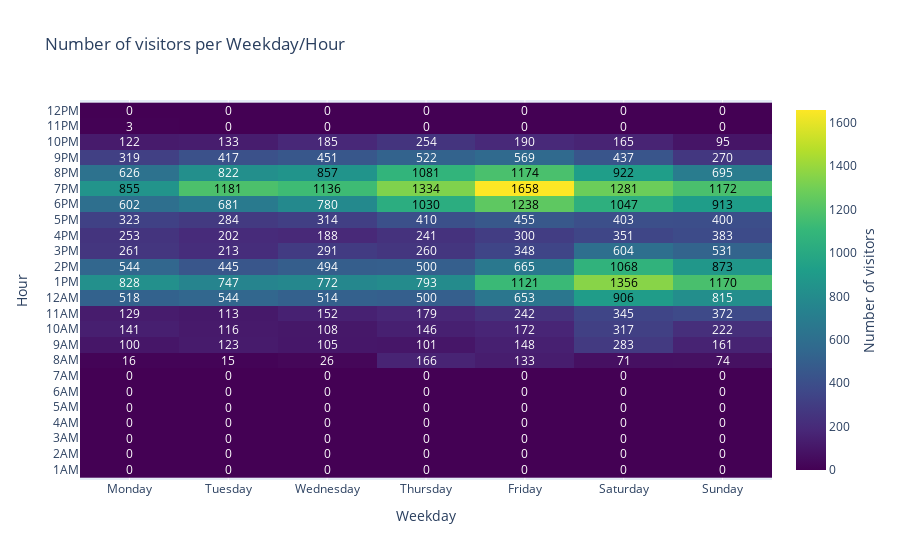

Notebook code cell kept with this figure:
### Code cell
visitors_array=np.array([[ 0, 0, 0, 0, 0, 0, 0],
[ 0, 0, 0, 0, 0, 0, 0],
[ 0, 0, 0, 0, 0, 0, 0],
[ 0, 0, 0, 0, 0, 0, 0],
[ 0, 0, 0, 0, 0, 0, 0],
[ 0, 0, 0, 0, 0, 0, 0],
[ 0, 0, 0, 0, 0, 0, 0],
[ 16, 15, 26, 166, 133, 71, 74],
[ 100, 123, 105, 101, 148, 283, 161],
[ 141, 116, 108, 146, 172, 317, 222],
[ 129, 113, 152, 179, 242, 345, 372],
[ 518, 544, 514, 500, 653, 906, 815],
[ 828, 747, 772, 793, 1121, 1356, 1170],
[ 544, 445, 494, 500, 665, 1068, 873],
[ 261, 213, 291, 260, 348, 604, 531],
[ 253, 202, 188, 241, 300, 351, 383],
[ 323, 284, 314, 410, 455, 403, 400],
[ 602, 681, 780, 1030, 1238, 1047, 913],
[ 855, 1181, 1136, 1334, 1658, 1281, 1172],
[ 626, 822, 857, 1081, 1174, 922, 695],
[ 319, 417, 451, 522, 569, 437, 270],
[ 122, 133, 185, 254, 190, 165, 95],
[ 3, 0, 0, 0, 0, 0, 0],
[ 0, 0, 0, 0, 0, 0, 0]], dtype=np.int16)

#display(nparray)
Weekdays_list = ['Monday', 'Tuesday', 'Wednesday', 'Thursday', 'Friday', 'Saturday', 'Sunday'] # Order may be different
Hours_list = ['{:d}AM'.format(i+1) for i in range(12)] + ['{:d}PM'.format(i+1) for i in range(12)]

layout_heatmap = go.Layout(
    title=('Number of visitors per Weekday/Hour'),
    xaxis=dict(title='Weekday'), 
    yaxis=dict(title='Hour', dtick=1)
)

ff_fig = ff.create_annotated_heatmap(x= Weekdays_list, y=Hours_list, z=visitors_array, showscale = True, colorscale='Viridis')
fig  = go.FigureWidget(ff_fig)
fig.layout=layout_heatmap
fig.layout.annotations = ff_fig.layout.annotations
fig.data[0].colorbar = dict(title='Number of visitors', titleside = 'right')
fig.show()

### Figure 1 — Plotly figure (JSON) as saved in the notebook; plotly's stock layout.template omitted (floating-point values rounded to 4 significant figures; data arrays with more than 128 entries replaced by an {"elided": "..."} marker saying what was removed)
{"data": [{"colorbar": {"title": {"side": "right", "text": "Number of visitors"}}, "colorscale": [[0, "#440154"], [0.1111, "#482878"], [0.2222, "#3e4989"], [0.3333, "#31688e"], [0.4444, "#26828e"], [0.5556, "#1f9e89"], [0.6667, "#35b779"], [0.7778, "#6ece58"], [0.8889, "#b5de2b"], [1, "#fde725"]], "reversescale": false, "showscale": true, "type": "heatmap", "uid": "7d85c5c3-24a0-4321-a172-ef0255e4cdab", "x": ["Monday", "Tuesday", "Wednesday", "Thursday", "Friday", "Saturday", "Sunday"], "y": ["1AM", "2AM", "3AM", "4AM", "5AM", "6AM", "7AM", "8AM", "9AM", "10AM", "11AM", "12AM", "1PM", "2PM", "3PM", "4PM", "5PM", "6PM", "7PM", "8PM", "9PM", "10PM", "11PM", "12PM"], "z": {"elided": "24x7 int values"}}], "layout": {"annotations": [{"font": {"color": "#FFFFFF"}, "showarrow": false, "text": "0", "x": "Monday", "xref": "x", "y": "1AM", "yref": "y"}, {"font": {"color": "#FFFFFF"}, "showarrow": false, "text": "0", "x": "Tuesday", "xref": "x", "y": "1AM", "yref": "y"}, {"font": {"color": "#FFFFFF"}, "showarrow": false, "text": "0", "x": "Wednesday", "xref": "x", "y": "1AM", "yref": "y"}, {"font": {"color": "#FFFFFF"}, "showarrow": false, "text": "0", "x": "Thursday", "xref": "x", "y": "1AM", "yref": "y"}, {"font": {"color": "#FFFFFF"}, "showarrow": false, "text": "0", "x": "Friday", "xref": "x", "y": "1AM", "yref": "y"}, {"font": {"color": "#FFFFFF"}, "showarrow": false, "text": "0", "x": "Saturday", "xref": "x", "y": "1AM", "yref": "y"}, {"font": {"color": "#FFFFFF"}, "showarrow": false, "text": "0", "x": "Sunday", "xref": "x", "y": "1AM", "yref": "y"}, {"font": {"color": "#FFFFFF"}, "showarrow": false, "text": "0", "x": "Monday", "xref": "x", "y": "2AM", "yref": "y"}, {"font": {"color": "#FFFFFF"}, "showarrow": false, "text": "0", "x": "Tuesday", "xref": "x", "y": "2AM", "yref": "y"}, {"font": {"color": "#FFFFFF"}, "showarrow": false, "text": "0", "x": "Wednesday", "xref": "x", "y": "2AM", "yref": "y"}, {"font": {"color": "#FFFFFF"}, "showarrow": false, "text": "0", "x": "Thursday", "xref": "x", "y": "2AM", "yref": "y"}, {"font": {"color": "#FFFFFF"}, "showarrow": false, "text": "0", "x": "Friday", "xref": "x", "y": "2AM", "yref": "y"}, {"font": {"color": "#FFFFFF"}, "showarrow": false, "text": "0", "x": "Saturday", "xref": "x", "y": "2AM", "yref": "y"}, {"font": {"color": "#FFFFFF"}, "showarrow": false, "text": "0", "x": "Sunday", "xref": "x", "y": "2AM", "yref": "y"}, {"font": {"color": "#FFFFFF"}, "showarrow": false, "text": "0", "x": "Monday", "xref": "x", "y": "3AM", "yref": "y"}, {"font": {"color": "#FFFFFF"}, "showarrow": false, "text": "0", "x": "Tuesday", "xref": "x", "y": "3AM", "yref": "y"}, {"font": {"color": "#FFFFFF"}, "showarrow": false, "text": "0", "x": "Wednesday", "xref": "x", "y": "3AM", "yref": "y"}, {"font": {"color": "#FFFFFF"}, "showarrow": false, "text": "0", "x": "Thursday", "xref": "x", "y": "3AM", "yref": "y"}, {"font": {"color": "#FFFFFF"}, "showarrow": false, "text": "0", "x": "Friday", "xref": "x", "y": "3AM", "yref": "y"}, {"font": {"color": "#FFFFFF"}, "showarrow": false, "text": "0", "x": "Saturday", "xref": "x", "y": "3AM", "yref": "y"}, {"font": {"color": "#FFFFFF"}, "showarrow": false, "text": "0", "x": "Sunday", "xref": "x", "y": "3AM", "yref": "y"}, {"font": {"color": "#FFFFFF"}, "showarrow": false, "text": "0", "x": "Monday", "xref": "x", "y": "4AM", "yref": "y"}, {"font": {"color": "#FFFFFF"}, "showarrow": false, "text": "0", "x": "Tuesday", "xref": "x", "y": "4AM", "yref": "y"}, {"font": {"color": "#FFFFFF"}, "showarrow": false, "text": "0", "x": "Wednesday", "xref": "x", "y": "4AM", "yref": "y"}, {"font": {"color": "#FFFFFF"}, "showarrow": false, "text": "0", "x": "Thursday", "xref": "x", "y": "4AM", "yref": "y"}, {"font": {"color": "#FFFFFF"}, "showarrow": false, "text": "0", "x": "Friday", "xref": "x", "y": "4AM", "yref": "y"}, {"font": {"color": "#FFFFFF"}, "showarrow": false, "text": "0", "x": "Saturday", "xref": "x", "y": "4AM", "yref": "y"}, {"font": {"color": "#FFFFFF"}, "showarrow": false, "text": "0", "x": "Sunday", "xref": "x", "y": "4AM", "yref": "y"}, {"font": {"color": "#FFFFFF"}, "showarrow": false, "text": "0", "x": "Monday", "xref": "x", "y": "5AM", "yref": "y"}, {"font": {"color": "#FFFFFF"}, "showarrow": false, "text": "0", "x": "Tuesday", "xref": "x", "y": "5AM", "yref": "y"}, {"font": {"color": "#FFFFFF"}, "showarrow": false, "text": "0", "x": "Wednesday", "xref": "x", "y": "5AM", "yref": "y"}, {"font": {"color": "#FFFFFF"}, "showarrow": false, "text": "0", "x": "Thursday", "xref": "x", "y": "5AM", "yref": "y"}, {"font": {"color": "#FFFFFF"}, "showarrow": false, "text": "0", "x": "Friday", "xref": "x", "y": "5AM", "yref": "y"}, {"font": {"color": "#FFFFFF"}, "showarrow": false, "text": "0", "x": "Saturday", "xref": "x", "y": "5AM", "yref": "y"}, {"font": {"color": "#FFFFFF"}, "showarrow": false, "text": "0", "x": "Sunday", "xref": "x", "y": "5AM", "yref": "y"}, {"font": {"color": "#FFFFFF"}, "showarrow": false, "text": "0", "x": "Monday", "xref": "x", "y": "6AM", "yref": "y"}, {"font": {"color": "#FFFFFF"}, "showarrow": false, "text": "0", "x": "Tuesday", "xref": "x", "y": "6AM", "yref": "y"}, {"font": {"color": "#FFFFFF"}, "showarrow": false, "text": "0", "x": "Wednesday", "xref": "x", "y": "6AM", "yref": "y"}, {"font": {"color": "#FFFFFF"}, "showarrow": false, "text": "0", "x": "Thursday", "xref": "x", "y": "6AM", "yref": "y"}, {"font": {"color": "#FFFFFF"}, "showarrow": false, "text": "0", "x": "Friday", "xref": "x", "y": "6AM", "yref": "y"}, {"font": {"color": "#FFFFFF"}, "showarrow": false, "text": "0", "x": "Saturday", "xref": "x", "y": "6AM", "yref": "y"}, {"font": {"color": "#FFFFFF"}, "showarrow": false, "text": "0", "x": "Sunday", "xref": "x", "y": "6AM", "yref": "y"}, {"font": {"color": "#FFFFFF"}, "showarrow": false, "text": "0", "x": "Monday", "xref": "x", "y": "7AM", "yref": "y"}, {"font": {"color": "#FFFFFF"}, "showarrow": false, "text": "0", "x": "Tuesday", "xref": "x", "y": "7AM", "yref": "y"}, {"font": {"color": "#FFFFFF"}, "showarrow": false, "text": "0", "x": "Wednesday", "xref": "x", "y": "7AM", "yref": "y"}, {"font": {"color": "#FFFFFF"}, "showarrow": false, "text": "0", "x": "Thursday", "xref": "x", "y": "7AM", "yref": "y"}, {"font": {"color": "#FFFFFF"}, "showarrow": false, "text": "0", "x": "Friday", "xref": "x", "y": "7AM", "yref": "y"}, {"font": {"color": "#FFFFFF"}, "showarrow": false, "text": "0", "x": "Saturday", "xref": "x", "y": "7AM", "yref": "y"}, {"font": {"color": "#FFFFFF"}, "showarrow": false, "text": "0", "x": "Sunday", "xref": "x", "y": "7AM", "yref": "y"}, {"font": {"color": "#FFFFFF"}, "showarrow": false, "text": "16", "x": "Monday", "xref": "x", "y": "8AM", "yref": "y"}, {"font": {"color": "#FFFFFF"}, "showarrow": false, "text": "15", "x": "Tuesday", "xref": "x", "y": "8AM", "yref": "y"}, {"font": {"color": "#FFFFFF"}, "showarrow": false, "text": "26", "x": "Wednesday", "xref": "x", "y": "8AM", "yref": "y"}, {"font": {"color": "#FFFFFF"}, "showarrow": false, "text": "166", "x": "Thursday", "xref": "x", "y": "8AM", "yref": "y"}, {"font": {"color": "#FFFFFF"}, "showarrow": false, "text": "133", "x": "Friday", "xref": "x", "y": "8AM", "yref": "y"}, {"font": {"color": "#FFFFFF"}, "showarrow": false, "text": "71", "x": "Saturday", "xref": "x", "y": "8AM", "yref": "y"}, {"font": {"color": "#FFFFFF"}, "showarrow": false, "text": "74", "x": "Sunday", "xref": "x", "y": "8AM", "yref": "y"}, {"font": {"color": "#FFFFFF"}, "showarrow": false, "text": "100", "x": "Monday", "xref": "x", "y": "9AM", "yref": "y"}, {"font": {"color": "#FFFFFF"}, "showarrow": false, "text": "123", "x": "Tuesday", "xref": "x", "y": "9AM", "yref": "y"}, {"font": {"color": "#FFFFFF"}, "showarrow": false, "text": "105", "x": "Wednesday", "xref": "x", "y": "9AM", "yref": "y"}, {"font": {"color": "#FFFFFF"}, "showarrow": false, "text": "101", "x": "Thursday", "xref": "x", "y": "9AM", "yref": "y"}, {"font": {"color": "#FFFFFF"}, "showarrow": false, "text": "148", "x": "Friday", "xref": "x", "y": "9AM", "yref": "y"}, {"font": {"color": "#FFFFFF"}, "showarrow": false, "text": "283", "x": "Saturday", "xref": "x", "y": "9AM", "yref": "y"}, {"font": {"color": "#FFFFFF"}, "showarrow": false, "text": "161", "x": "Sunday", "xref": "x", "y": "9AM", "yref": "y"}, {"font": {"color": "#FFFFFF"}, "showarrow": false, "text": "141", "x": "Monday", "xref": "x", "y": "10AM", "yref": "y"}, {"font": {"color": "#FFFFFF"}, "showarrow": false, "text": "116", "x": "Tuesday", "xref": "x", "y": "10AM", "yref": "y"}, {"font": {"color": "#FFFFFF"}, "showarrow": false, "text": "108", "x": "Wednesday", "xref": "x", "y": "10AM", "yref": "y"}, {"font": {"color": "#FFFFFF"}, "showarrow": false, "text": "146", "x": "Thursday", "xref": "x", "y": "10AM", "yref": "y"}, {"font": {"color": "#FFFFFF"}, "showarrow": false, "text": "172", "x": "Friday", "xref": "x", "y": "10AM", "yref": "y"}, {"font": {"color": "#FFFFFF"}, "showarrow": false, "text": "317", "x": "Saturday", "xref": "x", "y": "10AM", "yref": "y"}, {"font": {"color": "#FFFFFF"}, "showarrow": false, "text": "222", "x": "Sunday", "xref": "x", "y": "10AM", "yref": "y"}, {"font": {"color": "#FFFFFF"}, "showarrow": false, "text": "129", "x": "Monday", "xref": "x", "y": "11AM", "yref": "y"}, {"font": {"color": "#FFFFFF"}, "showarrow": false, "text": "113", "x": "Tuesday", "xref": "x", "y": "11AM", "yref": "y"}, {"font": {"color": "#FFFFFF"}, "showarrow": false, "text": "152", "x": "Wednesday", "xref": "x", "y": "11AM", "yref": "y"}, {"font": {"color": "#FFFFFF"}, "showarrow": false, "text": "179", "x": "Thursday", "xref": "x", "y": "11AM", "yref": "y"}, {"font": {"color": "#FFFFFF"}, "showarrow": false, "text": "242", "x": "Friday", "xref": "x", "y": "11AM", "yref": "y"}, {"font": {"color": "#FFFFFF"}, "showarrow": false, "text": "345", "x": "Saturday", "xref": "x", "y": "11AM", "yref": "y"}, {"font": {"color": "#FFFFFF"}, "showarrow": false, "text": "372", "x": "Sunday", "xref": "x", "y": "11AM", "yref": "y"}, {"font": {"color": "#FFFFFF"}, "showarrow": false, "text": "518", "x": "Monday", "xref": "x", "y": "12AM", "yref": "y"}, {"font": {"color": "#FFFFFF"}, "showarrow": false, "text": "544", "x": "Tuesday", "xref": "x", "y": "12AM", "yref": "y"}, {"font": {"color": "#FFFFFF"}, "showarrow": false, "text": "514", "x": "Wednesday", "xref": "x", "y": "12AM", "yref": "y"}, {"font": {"color": "#FFFFFF"}, "showarrow": false, "text": "500", "x": "Thursday", "xref": "x", "y": "12AM", "yref": "y"}, {"font": {"color": "#FFFFFF"}, "showarrow": false, "text": "653", "x": "Friday", "xref": "x", "y": "12AM", "yref": "y"}, {"font": {"color": "#000000"}, "showarrow": false, "text": "906", "x": "Saturday", "xref": "x", "y": "12AM", "yref": "y"}, {"font": {"color": "#FFFFFF"}, "showarrow": false, "text": "815", "x": "Sunday", "xref": "x", "y": "12AM", "yref": "y"}, {"font": {"color": "#FFFFFF"}, "showarrow": false, "text": "828", "x": "Monday", "xref": "x", "y": "1PM", "yref": "y"}, {"font": {"color": "#FFFFFF"}, "showarrow": false, "text": "747", "x": "Tuesday", "xref": "x", "y": "1PM", "yref": "y"}, {"font": {"color": "#FFFFFF"}, "showarrow": false, "text": "772", "x": "Wednesday", "xref": "x", "y": "1PM", "yref": "y"}, {"font": {"color": "#FFFFFF"}, "showarrow": false, "text": "793", "x": "Thursday", "xref": "x", "y": "1PM", "yref": "y"}, {"font": {"color": "#000000"}, "showarrow": false, "text": "1121", "x": "Friday", "xref": "x", "y": "1PM", "yref": "y"}, {"font": {"color": "#000000"}, "showarrow": false, "text": "1356", "x": "Saturday", "xref": "x", "y": "1PM", "yref": "y"}, {"font": {"color": "#000000"}, "showarrow": false, "text": "1170", "x": "Sunday", "xref": "x", "y": "1PM", "yref": "y"}, {"font": {"color": "#FFFFFF"}, "showarrow": false, "text": "544", "x": "Monday", "xref": "x", "y": "2PM", "yref": "y"}, {"font": {"color": "#FFFFFF"}, "showarrow": false, "text": "445", "x": "Tuesday", "xref": "x", "y": "2PM", "yref": "y"}, {"font": {"color": "#FFFFFF"}, "showarrow": false, "text": "494", "x": "Wednesday", "xref": "x", "y": "2PM", "yref": "y"}, {"font": {"color": "#FFFFFF"}, "showarrow": false, "text": "500", "x": "Thursday", "xref": "x", "y": "2PM", "yref": "y"}, {"font": {"color": "#FFFFFF"}, "showarrow": false, "text": "665", "x": "Friday", "xref": "x", "y": "2PM", "yref": "y"}, {"font": {"color": "#000000"}, "showarrow": false, "text": "1068", "x": "Saturday", "xref": "x", "y": "2PM", "yref": "y"}, {"font": {"color": "#000000"}, "showarrow": false, "text": "873", "x": "Sunday", "xref": "x", "y": "2PM", "yref": "y"}, {"font": {"color": "#FFFFFF"}, "showarrow": false, "text": "261", "x": "Monday", "xref": "x", "y": "3PM", "yref": "y"}, {"font": {"color": "#FFFFFF"}, "showarrow": false, "text": "213", "x": "Tuesday", "xref": "x", "y": "3PM", "yref": "y"}, {"font": {"color": "#FFFFFF"}, "showarrow": false, "text": "291", "x": "Wednesday", "xref": "x", "y": "3PM", "yref": "y"}, {"font": {"color": "#FFFFFF"}, "showarrow": false, "text": "260", "x": "Thursday", "xref": "x", "y": "3PM", "yref": "y"}, {"font": {"color": "#FFFFFF"}, "showarrow": false, "text": "348", "x": "Friday", "xref": "x", "y": "3PM", "yref": "y"}, {"font": {"color": "#FFFFFF"}, "showarrow": false, "text": "604", "x": "Saturday", "xref": "x", "y": "3PM", "yref": "y"}, {"font": {"color": "#FFFFFF"}, "showarrow": false, "text": "531", "x": "Sunday", "xref": "x", "y": "3PM", "yref": "y"}, {"font": {"color": "#FFFFFF"}, "showarrow": false, "text": "253", "x": "Monday", "xref": "x", "y": "4PM", "yref": "y"}, {"font": {"color": "#FFFFFF"}, "showarrow": false, "text": "202", "x": "Tuesday", "xref": "x", "y": "4PM", "yref": "y"}, {"font": {"color": "#FFFFFF"}, "showarrow": false, "text": "188", "x": "Wednesday", "xref": "x", "y": "4PM", "yref": "y"}, {"font": {"color": "#FFFFFF"}, "showarrow": false, "text": "241", "x": "Thursday", "xref": "x", "y": "4PM", "yref": "y"}, {"font": {"color": "#FFFFFF"}, "showarrow": false, "text": "300", "x": "Friday", "xref": "x", "y": "4PM", "yref": "y"}, {"font": {"color": "#FFFFFF"}, "showarrow": false, "text": "351", "x": "Saturday", "xref": "x", "y": "4PM", "yref": "y"}, {"font": {"color": "#FFFFFF"}, "showarrow": false, "text": "383", "x": "Sunday", "xref": "x", "y": "4PM", "yref": "y"}, {"font": {"color": "#FFFFFF"}, "showarrow": false, "text": "323", "x": "Monday", "xref": "x", "y": "5PM", "yref": "y"}, {"font": {"color": "#FFFFFF"}, "showarrow": false, "text": "284", "x": "Tuesday", "xref": "x", "y": "5PM", "yref": "y"}, {"font": {"color": "#FFFFFF"}, "showarrow": false, "text": "314", "x": "Wednesday", "xref": "x", "y": "5PM", "yref": "y"}, {"font": {"color": "#FFFFFF"}, "showarrow": false, "text": "410", "x": "Thursday", "xref": "x", "y": "5PM", "yref": "y"}, {"font": {"color": "#FFFFFF"}, "showarrow": false, "text": "455", "x": "Friday", "xref": "x", "y": "5PM", "yref": "y"}, {"font": {"color": "#FFFFFF"}, "showarrow": false, "text": "403", "x": "Saturday", "xref": "x", "y": "5PM", "yref": "y"}, {"font": {"color": "#FFFFFF"}, "showarrow": false, "text": "400", "x": "Sunday", "xref": "x", "y": "5PM", "yref": "y"}, {"font": {"color": "#FFFFFF"}, "showarrow": false, "text": "602", "x": "Monday", "xref": "x", "y": "6PM", "yref": "y"}, {"font": {"color": "#FFFFFF"}, "showarrow": false, "text": "681", "x": "Tuesday", "xref": "x", "y": "6PM", "yref": "y"}, {"font": {"color": "#FFFFFF"}, "showarrow": false, "text": "780", "x": "Wednesday", "xref": "x", "y": "6PM", "yref": "y"}, {"font": {"color": "#000000"}, "showarrow": false, "text": "1030", "x": "Thursday", "xref": "x", "y": "6PM", "yref": "y"}, {"font": {"color": "#000000"}, "showarrow": false, "text": "1238", "x": "Friday", "xref": "x", "y": "6PM", "yref": "y"}, {"font": {"color": "#000000"}, "showarrow": false, "text": "1047", "x": "Saturday", "xref": "x", "y": "6PM", "yref": "y"}, {"font": {"color": "#000000"}, "showarrow": false, "text": "913", "x": "Sunday", "xref": "x", "y": "6PM", "yref": "y"}, {"font": {"color": "#000000"}, "showarrow": false, "text": "855", "x": "Monday", "xref": "x", "y": "7PM", "yref": "y"}, {"font": {"color": "#000000"}, "showarrow": false, "text": "1181", "x": "Tuesday", "xref": "x", "y": "7PM", "yref": "y"}, {"font": {"color": "#000000"}, "showarrow": false, "text": "1136", "x": "Wednesday", "xref": "x", "y": "7PM", "yref": "y"}, {"font": {"color": "#000000"}, "showarrow": false, "text": "1334", "x": "Thursday", "xref": "x", "y": "7PM", "yref": "y"}, {"font": {"color": "#000000"}, "showarrow": false, "text": "1658", "x": "Friday", "xref": "x", "y": "7PM", "yref": "y"}, {"font": {"color": "#000000"}, "showarrow": false, "text": "1281", "x": "Saturday", "xref": "x", "y": "7PM", "yref": "y"}, {"font": {"color": "#000000"}, "showarrow": false, "text": "1172", "x": "Sunday", "xref": "x", "y": "7PM", "yref": "y"}, {"font": {"color": "#FFFFFF"}, "showarrow": false, "text": "626", "x": "Monday", "xref": "x", "y": "8PM", "yref": "y"}, {"font": {"color": "#FFFFFF"}, "showarrow": false, "text": "822", "x": "Tuesday", "xref": "x", "y": "8PM", "yref": "y"}, {"font": {"color": "#000000"}, "showarrow": false, "text": "857", "x": "Wednesday", "xref": "x", "y": "8PM", "yref": "y"}, {"font": {"color": "#000000"}, "showarrow": false, "text": "1081", "x": "Thursday", "xref": "x", "y": "8PM", "yref": "y"}, {"font": {"color": "#000000"}, "showarrow": false, "text": "1174", "x": "Friday", "xref": "x", "y": "8PM", "yref": "y"}, {"font": {"color": "#000000"}, "showarrow": false, "text": "922", "x": "Saturday", "xref": "x", "y": "8PM", "yref": "y"}, {"font": {"color": "#FFFFFF"}, "showarrow": false, "text": "695", "x": "Sunday", "xref": "x", "y": "8PM", "yref": "y"}, {"font": {"color": "#FFFFFF"}, "showarrow": false, "text": "319", "x": "Monday", "xref": "x", "y": "9PM", "yref": "y"}, {"font": {"color": "#FFFFFF"}, "showarrow": false, "text": "417", "x": "Tuesday", "xref": "x", "y": "9PM", "yref": "y"}, {"font": {"color": "#FFFFFF"}, "showarrow": false, "text": "451", "x": "Wednesday", "xref": "x", "y": "9PM", "yref": "y"}, {"font": {"color": "#FFFFFF"}, "showarrow": false, "text": "522", "x": "Thursday", "xref": "x", "y": "9PM", "yref": "y"}, {"font": {"color": "#FFFFFF"}, "showarrow": false, "text": "569", "x": "Friday", "xref": "x", "y": "9PM", "yref": "y"}, {"font": {"color": "#FFFFFF"}, "showarrow": false, "text": "437", "x": "Saturday", "xref": "x", "y": "9PM", "yref": "y"}, {"font": {"color": "#FFFFFF"}, "showarrow": false, "text": "270", "x": "Sunday", "xref": "x", "y": "9PM", "yref": "y"}, {"font": {"color": "#FFFFFF"}, "showarrow": false, "text": "122", "x": "Monday", "xref": "x", "y": "10PM", "yref": "y"}, {"font": {"color": "#FFFFFF"}, "showarrow": false, "text": "133", "x": "Tuesday", "xref": "x", "y": "10PM", "yref": "y"}, {"font": {"color": "#FFFFFF"}, "showarrow": false, "text": "185", "x": "Wednesday", "xref": "x", "y": "10PM", "yref": "y"}, {"font": {"color": "#FFFFFF"}, "showarrow": false, "text": "254", "x": "Thursday", "xref": "x", "y": "10PM", "yref": "y"}, {"font": {"color": "#FFFFFF"}, "showarrow": false, "text": "190", "x": "Friday", "xref": "x", "y": "10PM", "yref": "y"}, {"font": {"color": "#FFFFFF"}, "showarrow": false, "text": "165", "x": "Saturday", "xref": "x", "y": "10PM", "yref": "y"}, {"font": {"color": "#FFFFFF"}, "showarrow": false, "text": "95", "x": "Sunday", "xref": "x", "y": "10PM", "yref": "y"}, {"font": {"color": "#FFFFFF"}, "showarrow": false, "text": "3", "x": "Monday", "xref": "x", "y": "11PM", "yref": "y"}, {"font": {"color": "#FFFFFF"}, "showarrow": false, "text": "0", "x": "Tuesday", "xref": "x", "y": "11PM", "yref": "y"}, {"font": {"color": "#FFFFFF"}, "showarrow": false, "text": "0", "x": "Wednesday", "xref": "x", "y": "11PM", "yref": "y"}, {"font": {"color": "#FFFFFF"}, "showarrow": false, "text": "0", "x": "Thursday", "xref": "x", "y": "11PM", "yref": "y"}, {"font": {"color": "#FFFFFF"}, "showarrow": false, "text": "0", "x": "Friday", "xref": "x", "y": "11PM", "yref": "y"}, {"font": {"color": "#FFFFFF"}, "showarrow": false, "text": "0", "x": "Saturday", "xref": "x", "y": "11PM", "yref": "y"}, {"font": {"color": "#FFFFFF"}, "showarrow": false, "text": "0", "x": "Sunday", "xref": "x", "y": "11PM", "yref": "y"}, {"font": {"color": "#FFFFFF"}, "showarrow": false, "text": "0", "x": "Monday", "xref": "x", "y": "12PM", "yref": "y"}, {"font": {"color": "#FFFFFF"}, "showarrow": false, "text": "0", "x": "Tuesday", "xref": "x", "y": "12PM", "yref": "y"}, {"font": {"color": "#FFFFFF"}, "showarrow": false, "text": "0", "x": "Wednesday", "xref": "x", "y": "12PM", "yref": "y"}, {"font": {"color": "#FFFFFF"}, "showarrow": false, "text": "0", "x": "Thursday", "xref": "x", "y": "12PM", "yref": "y"}, {"font": {"color": "#FFFFFF"}, "showarrow": false, "text": "0", "x": "Friday", "xref": "x", "y": "12PM", "yref": "y"}, {"font": {"color": "#FFFFFF"}, "showarrow": false, "text": "0", "x": "Saturday", "xref": "x", "y": "12PM", "yref": "y"}, {"font": {"color": "#FFFFFF"}, "showarrow": false, "text": "0", "x": "Sunday", "xref": "x", "y": "12PM", "yref": "y"}], "autosize": true, "title": {"text": "Number of visitors per Weekday/Hour"}, "xaxis": {"autorange": true, "range": [-0.5, 6.5], "title": {"text": "Weekday"}, "type": "category"}, "yaxis": {"autorange": true, "dtick": 1, "range": [-0.8705, 23.87], "title": {"text": "Hour"}, "type": "category"}}}
